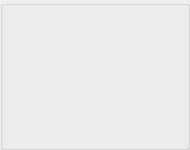
       <widget class="QGroupBox" name="groupBox1">
        <property name="minimumSize">
         <size>
          <width>190</width>
          <height>150</height>
         </size>
        </property>
        <property name="maximumSize">
         <size>
          <width>190</width>
          <height>142</height>
         </size>
        </property>
        <property name="title">
         <string/>
        </property>
        <widget class="MyAvatarLabel" name="label_Avatar1">
         <property name="geometry">
          <rect>
           <x>13</x>
           <y>79</y>
           <width>30</width>
           <height>30</height>
          </rect>
         </property>
         <property name="minimumSize">
          <size>
           <width>30</width>
           <height>30</height>
          </size>
         </property>
         <property name="maximumSize">
          <size>
           <width>30</width>
           <height>30</height>
          </size>
         </property>
         <property name="scaledContents">
          <bool>true</bool>
         </property>
        </widget>
        <widget class="MyNameLabel" name="label_PlayerName1">
         <property name="geometry">
          <rect>
           <x>70</x>
           <y>117</y>
           <width>104</width>
           <height>14</height>
          </rect>
         </property>
         <property name="minimumSize">
          <size>
           <width>0</width>
           <height>14</height>
          </size>
         </property>
         <property name="maximumSize">
          <size>
           <width>16777215</width>
           <height>14</height>
          </size>
         </property>
         <property name="alignment">
          <set>Qt::AlignLeading|Qt::AlignLeft|Qt::AlignTop</set>
         </property>
         <property name="openExternalLinks">
          <bool>true</bool>
         </property>
        </widget>
        <widget class="MySetLabel" name="textLabel_Set1">
         <property name="geometry">
          <rect>
           <x>70</x>
           <y>10</y>
           <width>104</width>
           <height>14</height>
          </rect>
         </property>
         <property name="minimumSize">
          <size>
           <width>0</width>
           <height>14</height>
          </size>
         </property>
         <property name="maximumSize">
          <size>
           <width>16777215</width>
           <height>14</height>
          </size>
         </property>
         <property name="alignment">
          <set>Qt::AlignBottom|Qt::AlignHCenter</set>
         </property>
        </widget>
        <widget class="MyCashLabel" name="textLabel_Cash1">
         <property name="geometry">
          <rect>
           <x>70</x>
           <y>104</y>
           <width>104</width>
           <height>14</height>
          </rect>
         </property>
         <property name="minimumSize">
          <size>
           <width>35</width>
           <height>14</height>
          </size>
         </property>
         <property name="maximumSize">
          <size>
           <width>16777215</width>
           <height>14</height>
          </size>
         </property>
        </widget>
        <widget class="QLabel" name="textLabel_Button1">
         <property name="geometry">
          <rect>
           <x>18</x>
           <y>16</y>
           <width>40</width>
           <height>42</height>
          </rect>
         </property>
         <property name="minimumSize">
          <size>
           <width>40</width>
           <height>42</height>
          </size>
         </property>
         <property name="maximumSize">
          <size>
           <width>40</width>
           <height>42</height>
          </size>
         </property>
         <property name="text">
          <string/>
         </property>
         <property name="scaledContents">
          <bool>true</bool>
         </property>
        </widget>
        <widget class="MyCardsPixmapLabel" name="pixmapLabel_card1a">
         <property name="geometry">
          <rect>
           <x>86</x>
           <y>26</y>
           <width>48</width>
           <height>76</height>
          </rect>
         </property>
         <property name="scaledContents">
          <bool>true</bool>
         </property>
        </widget>
        <widget class="MyCardsPixmapLabel" name="pixmapLabel_card1b">
         <property name="geometry">
          <rect>
           <x>110</x>
           <y>26</y>
           <width>48</width>
           <height>76</height>
          </rect>
         </property>
         <property name="scaledContents">
          <bool>true</bool>
         </property>
        </widget>
        <widget class="MyStatusLabel" name="textLabel_Status1">
         <property name="geometry">
          <rect>
           <x>67</x>
           <y>43</y>
           <width>111</width>
           <height>40</height>
          </rect>
         </property>
         <property name="minimumSize">
          <size>
           <width>0</width>
           <height>20</height>
          </size>
         </property>
         <property name="text">
          <string/>
         </property>
         <property name="alignment">
          <set>Qt::AlignCenter</set>
         </property>
        </widget>
        <widget class="QLabel" name="label_playerTip1">
         <property name="geometry">
          <rect>
           <x>0</x>
           <y>0</y>
           <width>111</width>
           <height>81</height>
          </rect>
         </property>
         <property name="text">
          <string notr="true"/>
         </property>
        </widget>
       </widget>
